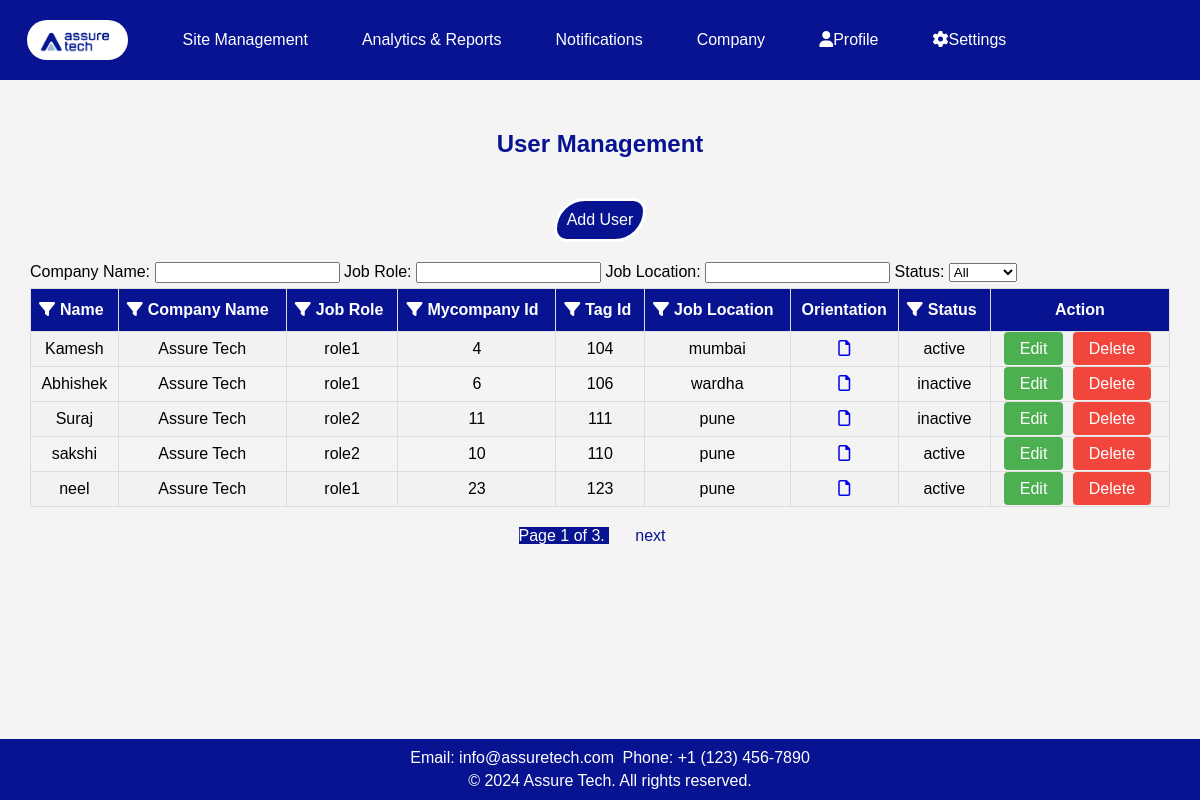
/get_all/, run on an earlier commit of the app's database.
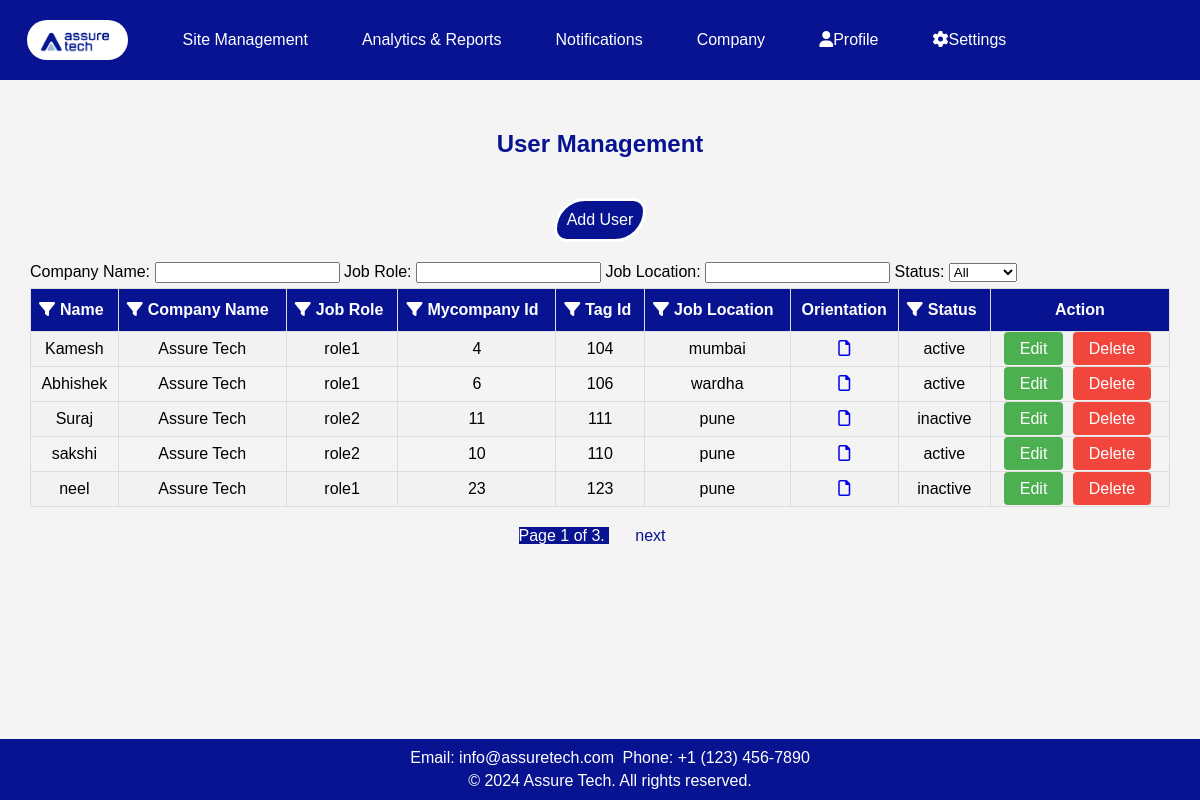
And on a later commit of the database.
### app1/models.py (models this page shows, shortened)
class UserEnrolled(models.Model):
    name = models.CharField(max_length=255)
    company_name = models.CharField(max_length=100)
    job_role = models.CharField(max_length=100, choices=[
        ('role1', 'Role 1'),
        ('role2', 'Role 2'),
    ])
    mycompany_id = models.IntegerField(unique=True)
    tag_id = models.IntegerField(unique=True)
    job_location = models.CharField(max_length=100)
    orientation = models.FileField(upload_to='attachments/', validators=[FileExtensionValidator(['pdf', 'doc', 'docx', 'jpeg', 'jpg'])])
    status = models.CharField(max_length=10, choices=[
        ('active', 'Active'),
        ('inactive', 'Inactive'),
    ])

### app1/views.py (the view)
# urls.py: path('get_all/',get_data.as_view(),name='get_all'),
class get_data(ListView):
    model = UserEnrolled
    template_name = 'app1/getdata.html'
    context_object_name = 'data'
    paginate_by = 5
    def get_queryset(self):
        return UserEnrolled.objects.all()

### app1/templates/app1/getdata.html (shortened to what the changed rows need)
<!DOCTYPE html>
<html lang="en">
<head>
    <link rel="stylesheet" href="https://cdnjs.cloudflare.com/ajax/libs/font-awesome/5.15.3/css/all.min.css">
    <link rel="stylesheet" href="https://cdnjs.cloudflare.com/ajax/libs/font-awesome/6.0.0/css/all.min.css">
    {% load static %}
</head>
<body>
    <div class="user">
        <h2 class="heading1">User Management</h2>
    </div>
    <div id="table-container">
        <table id="customers">
            <tr>
                <th>
                    <div>
                        <span class="filter-icon" onclick="toggleFilter(0)"><i class="fas fa-filter"></i></span>
                        Name
                    </div>
                </th>
                <th>
                    <div>
                        <span class="filter-icon" onclick="toggleFilter(1)"><i class="fas fa-filter"></i></span>
                        Company Name
                    </div>
                </th>
                <th>
                    <div>
                        <span class="filter-icon" onclick="toggleFilter(2)"><i class="fas fa-filter"></i></span>
                        Job Role
                    </div>
                </th>
                <th>
                    <div>
                        <span class="filter-icon" onclick="toggleFilter(3)"><i class="fas fa-filter"></i></span>
                        Mycompany Id
                    </div>
                </th>
                <th>
                    <div>
                        <span class="filter-icon" onclick="toggleFilter(4)"><i class="fas fa-filter"></i></span>
                        Tag Id
                    </div>
                </th>
                <th>
                    <div>
                        <span class="filter-icon" onclick="toggleFilter(5)"><i class="fas fa-filter"></i></span>
                        Job Location
                    </div>
                </th>
                <th>Orientation</th>
                <th>
                    <div>
                        <span class="filter-icon" onclick="toggleFilter(7)"><i class="fas fa-filter"></i></span>
                        Status
                    </div>
                </th>
                <th>Action</th>
            </tr>
            {% for i in data %}
            <tr>
                <td>{{i.name}}</td>
                <td>{{i.company_name}}</td>
                <td>{{i.job_role}}</td>
                <td>{{i.mycompany_id}}</td>
                <td>{{i.tag_id}}</td>
                <td>{{i.job_location}}</td>
                {% load custom_filters %}
                <td>
                    {% if i.orientation %}
                    {% with file_extension=i.orientation.name|lower %}
                    <a href="{{ i.orientation.url }}" target="_blank">
                        <i class="file-icon {% if file_extension|slice:"-4" == '.pdf' %}far fa-file-pdf
                                    {% elif file_extension|slice:"-4" == '.doc' or file_extension|slice:"-5" == '.docx' %}far fa-file-word
                                    {% elif file_extension|slice:"-5" == '.jpeg' or file_extension|slice:"-4" == '.jpg' or file_extension|slice:"-4" == '.png' %}far fa-file-image
                                    {% elif file_extension|slice:"-4" == '.xls' or file_extension|slice:"-5" == '.xlsx' %}far fa-file-excel
                                    {% elif file_extension|slice:"-4" == '.ppt' or file_extension|slice:"-5" == '.pptx' %}far fa-file-powerpoint
                                    {% else %}far fa-file
                                {% endif %}"></i>
                    </a>
                    {% endwith %}
                    {% else %}
                    N/A
                    {% endif %}
                </td>
                <td>{{i.status}}</td>
                <td>
                    <a href="{% url 'user_update' i.id %}" class="edit-btn">Edit</a>
                    <a href="{% url 'task_delete' i.pk %}" class="delete-btn">Delete</a>
                </td>
            </tr>
            {% endfor %}
        </table>
    </div>
</body>
</html>

What changed in the data, as far as the page shows it:
changed UserEnrolled "Abhishek": status "inactive" → "active"
changed UserEnrolled "neel": status "active" → "inactive"
